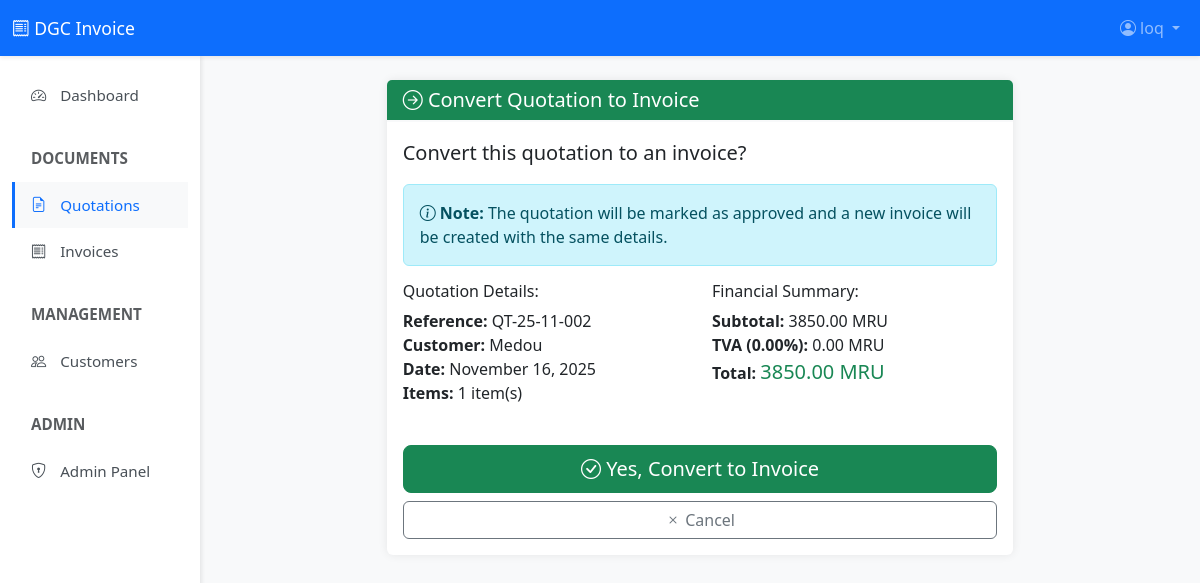
The page /quotations/2/convert/ (signed in) on the database its author committed.
### Invoice/models.py (models this page shows, shortened)
class Document(models.Model):
    DOCUMENT_TYPE_CHOICES = [
        ('quotation', 'Quotation'),
        ('invoice', 'Invoice'),
    ]
    STATUS_CHOICES = [
        ('draft', 'Draft'),
        ('pending', 'Pending'),
        ('approved', 'Approved'),
        ('rejected', 'Rejected'),
        ('paid', 'Paid'),
        ('cancelled', 'Cancelled'),
    ]
    CURRENCY_CHOICES = [
        ('MRU', 'MRU - Mauritanian Ouguiya'),
        ('USD', 'USD - US Dollar'),
        ('EUR', 'EUR - Euro'),
    ]
    document_type = models.CharField(
        max_length=20,
        choices=DOCUMENT_TYPE_CHOICES,
        default='quotation',
        help_text="Type of document"
    )
    reference = models.CharField(
        max_length=50,
        unique=True,
        help_text="Auto-generated: QT-YY-MM-XXX or IN-YY-MM-XXX"
    )
    date = models.DateField(default=datetime.now)
    customer = models.ForeignKey(
        Customer,
        on_delete=models.PROTECT,
        null=True,
        blank=True,
        related_name='documents',
        help_text="Link to customer database (optional)"
    )
    customer_name = models.CharField(max_length=200, help_text="Customer name (required)")
    customer_location = models.CharField(max_length=300, blank=True)
    customer_phone = models.CharField(max_length=20, blank=True)
    customer_po_ref = models.CharField(
        max_length=100,
        blank=True,
        verbose_name="Customer PO Reference",
        help_text="Customer's Purchase Order reference (for invoices)"
    )
    work_delivery = models.TextField(
        blank=True,
        verbose_name="Work Delivery Terms",
        help_text="Delivery terms (quotations only)"
    )
    payment_terms = models.TextField(
        blank=True,
        verbose_name="Payment Terms",
        help_text="Payment conditions (quotations only)"
    )
    currency = models.CharField(
        max_length=10,
        choices=CURRENCY_CHOICES,
        default='MRU'
    )
    tva_rate = models.DecimalField(
        max_digits=5,
        decimal_places=2,
        default=Decimal('0.00'),
        validators=[MinValueValidator(Decimal('0.00')), MaxValueValidator(Decimal('100.00'))],
        verbose_name="TVA Rate (%)",
        help_text="Tax rate in percentage"
    )
    amount_in_words = models.TextField(
        blank=True,
        help_text="Amount written in words (invoices only)"
    )
    status = models.CharField(
        max_length=20,
        choices=STATUS_CHOICES,
        default='draft'
    )
    converted_to_invoice = models.OneToOneField(
        'self',
        on_delete=models.SET_NULL,
        null=True,
        blank=True,
        related_name='source_quotation',
        help_text="Invoice created from this quotation"
    )
    approved_by = models.ForeignKey(
        User,
        on_delete=models.SET_NULL,
        null=True,
        blank=True,
        related_name='approved_documents'
    )
    approved_at = models.DateTimeField(null=True, blank=True)
    rejected_by = models.ForeignKey(
        User,
        on_delete=models.SET_NULL,
        null=True,
        blank=True,
        related_name='rejected_documents'
    )
    rejected_at = models.DateTimeField(null=True, blank=True)
    notes = models.TextField(
        blank=True,
        help_text="Internal notes (not shown on document)"
    )
    footer_text = models.TextField(
        blank=True,
        help_text="Additional text for document footer"
    )
    created_by = models.ForeignKey(
        User,
        on_delete=models.PROTECT,
        related_name='created_documents'
    )
    created_at = models.DateTimeField(auto_now_add=True)
    updated_at = models.DateTimeField(auto_now=True)
    class Meta:
        ordering = ['-date', '-created_at']
        indexes = [
            models.Index(fields=['-date']),
            models.Index(fields=['status']),
            models.Index(fields=['document_type']),
            models.Index(fields=['reference']),
            models.Index(fields=['customer']),
        ]
        verbose_name = "Document"
        verbose_name_plural = "Documents"
    @property
    def subtotal(self):
        return sum(item.total_price for item in self.items.all())
    @property
    def tva_amount(self):
        return (self.subtotal * self.tva_rate) / Decimal('100')
    @property
    def total(self):
        return self.subtotal + self.tva_amount

class DocumentItem(models.Model):
    UNIT_CHOICES = [
        ('PC', 'PC'),
        ('Unit', 'Unit'),
        ('Hour', 'Hour'),
        ('Day', 'Day'),
        ('Month', 'Month'),
        ('Set', 'Set'),
        ('Box', 'Box'),
        ('Kg', 'Kg'),
        ('Meter', 'Meter'),
        ('Liter', 'Liter'),
    ]
    document = models.ForeignKey(
        Document,
        on_delete=models.CASCADE,
        related_name='items'
    )
    item_number = models.PositiveIntegerField(
        help_text="Line item number (auto-generated)"
    )
    description = models.TextField(
        help_text="Description of the item/service"
    )
    unit = models.CharField(
        max_length=10,
        choices=UNIT_CHOICES,
        default='PC'
    )
    quantity = models.PositiveIntegerField(
        default=1,
        validators=[MinValueValidator(1)]
    )
    unit_price = models.DecimalField(
        max_digits=12,
        decimal_places=2,
        validators=[MinValueValidator(Decimal('0.00'))],
        help_text="Price per unit"
    )
    class Meta:
        ordering = ['item_number']
        unique_together = ['document', 'item_number']
        indexes = [
            models.Index(fields=['document', 'item_number']),
        ]
    @property
    def total_price(self):
        return self.quantity * self.unit_price

### Invoice/views.py (the view, shortened to what this page needs)
# urls.py: path('quotations/<int:pk>/convert/', views.quotation_convert_to_invoice, name='quotation_convert'),
@login_required
@user_passes_test(lambda u: u.is_staff)
def quotation_convert_to_invoice(request, pk):
    import traceback
    quotation = get_object_or_404(Document, pk=pk, document_type='quotation')
    print("\n" + "=" * 80)
    print(f"VIEW: Starting conversion process for quotation {quotation.reference}")
    print(f"      User: {request.user.username}")
    print(f"      Quotation PK: {quotation.pk}")
    print(f"      Items count: {quotation.items.count()}")
    print("=" * 80 + "\n")
    return render(request, 'invoices/quotation_convert_confirm.html', {
        'quotation': quotation
    })

### Invoice/templates/invoices/quotation_convert_confirm.html (shortened to what this page needs)
{% extends 'invoices/base.html' %}
{% block content %}
<div class="row justify-content-center">
    <div class="col-lg-8">
        <div class="card border-success">
            <div class="card-header bg-success text-white">
                <h5 class="mb-0">
                    <i class="bi bi-arrow-right-circle"></i>
                    Convert Quotation to Invoice
                </h5>
            </div>
            <div class="card-body">
                <p class="lead">Convert this quotation to an invoice?</p>
                <div class="alert alert-info">
                    <i class="bi bi-info-circle"></i>
                    <strong>Note:</strong> The quotation will be marked as approved and a new invoice will be created with the same details.
                </div>
                <div class="row mb-4">
                    <div class="col-md-6">
                        <h6>Quotation Details:</h6>
                        <ul class="list-unstyled">
                            <li><strong>Reference:</strong> {{ quotation.reference }}</li>
                            <li><strong>Customer:</strong> {{ quotation.customer_name }}</li>
                            <li><strong>Date:</strong> {{ quotation.date|date:"F d, Y" }}</li>
                            <li><strong>Items:</strong> {{ quotation.items.count }} item(s)</li>
                        </ul>
                    </div>
                    <div class="col-md-6">
                        <h6>Financial Summary:</h6>
                        <ul class="list-unstyled">
                            <li><strong>Subtotal:</strong> {{ quotation.subtotal|floatformat:2 }} {{ quotation.currency }}</li>
                            <li><strong>TVA ({{ quotation.tva_rate }}%):</strong> {{ quotation.tva_amount|floatformat:2 }} {{ quotation.currency }}</li>
                            <li><strong>Total:</strong> <span class="text-success fs-5">{{ quotation.total|floatformat:2 }} {{ quotation.currency }}</span></li>
                        </ul>
                    </div>
                </div>
                <form method="post">
                    <div class="d-grid gap-2">
                        <button type="submit" class="btn btn-success btn-lg">
                            <i class="bi bi-check-circle"></i> Yes, Convert to Invoice
                        </button>
                        <a href="{% url 'document_detail' quotation.pk %}" class="btn btn-outline-secondary">
                            <i class="bi bi-x"></i> Cancel
                        </a>
                    </div>
                </form>
            </div>
        </div>
    </div>
</div>
{% endblock %}

### Invoice/templates/invoices/base.html (shortened to what this page needs)
<!DOCTYPE html>
<html lang="en">
<head>
    <link href="https://cdn.jsdelivr.net/npm/bootstrap@5.3.0/dist/css/bootstrap.min.css" rel="stylesheet">
    <link rel="stylesheet" href="https://cdn.jsdelivr.net/npm/bootstrap-icons@1.10.0/font/bootstrap-icons.css">
</head>
<body>
    {% if user.is_authenticated %}
    <nav class="navbar navbar-expand-lg navbar-dark bg-primary sticky-top">
        <div class="container-fluid">
            <a class="navbar-brand ms-2 ms-lg-0" href="{% url 'dashboard' %}">
                <i class="bi bi-receipt"></i> <span class="d-none d-sm-inline">DGC Invoice</span><span class="d-inline d-sm-none">DGC</span>
            </a>
            <div class="collapse navbar-collapse" id="navbarNav">
                <ul class="navbar-nav ms-auto">
                    <li class="nav-item dropdown">
                        <a class="nav-link dropdown-toggle" href="#" role="button" data-bs-toggle="dropdown">
                            <i class="bi bi-person-circle"></i>
                            <span class="d-none d-md-inline">{{ user.get_full_name|default:user.username }}</span>
                        </a>
                    </li>
                </ul>
            </div>
        </div>
    </nav>
    <div class="container-fluid">
        <div class="row">
            <nav class="col-lg-2 d-none d-lg-block sidebar no-print">
                <div class="position-sticky pt-3">
                    <ul class="nav flex-column">
                        <li class="nav-item">
                            <a class="nav-link {% if request.resolver_match.url_name == 'dashboard' %}active{% endif %}"
                               href="{% url 'dashboard' %}">
                                <i class="bi bi-speedometer2"></i> Dashboard
                            </a>
                        </li>
                        <li class="nav-item mt-3">
                            <span class="nav-link text-muted fw-bold small">DOCUMENTS</span>
                        </li>
                        <li class="nav-item">
                            <a class="nav-link {% if 'quotation' in request.path %}active{% endif %}"
                               href="{% url 'quotation_list' %}">
                                <i class="bi bi-file-earmark-text"></i> Quotations
                            </a>
                        </li>
                        <li class="nav-item">
                            <a class="nav-link {% if 'invoice' in request.path %}active{% endif %}"
                               href="{% url 'invoice_list' %}">
                                <i class="bi bi-receipt"></i> Invoices
                            </a>
                        </li>
                        <li class="nav-item mt-3">
                            <span class="nav-link text-muted fw-bold small">MANAGEMENT</span>
                        </li>
                        <li class="nav-item">
                            <a class="nav-link {% if 'customer' in request.path %}active{% endif %}"
                               href="{% url 'customer_list' %}">
                                <i class="bi bi-people"></i> Customers
                            </a>
                        </li>
                        {% if user.is_staff %}
                        <li class="nav-item mt-3">
                            <span class="nav-link text-muted fw-bold small">ADMIN</span>
                        </li>
                        <li class="nav-item">
                            <a class="nav-link" href="/admin/">
                                <i class="bi bi-shield-lock"></i> Admin Panel
                            </a>
                        </li>
                        {% endif %}
                    </ul>
                </div>
            </nav>
            <main class="col-lg-10 ms-sm-auto main-content">
                {% block content %}{% endblock %}
            </main>
        </div>
    </div>
    {% else %}
    {% block public_content %}{% endblock %}
    {% endif %}
</body>
</html>

### Invoice/templates/invoices/base.html (style rules this page uses)
:root { --primary-color: #0d6efd; --secondary-color: #6c757d; --success-color: #198754; --danger-color: #dc3545; --warning-color: #ffc107; --info-color: #0dcaf0; }
body { font-family: 'Segoe UI', Tahoma, Geneva, Verdana, sans-serif; background-color: #f8f9fa; }
.navbar { box-shadow: 0 2px 4px rgba(0,0,0,.08); }
.navbar-brand { font-size: 1.1rem; }
.sidebar { min-height: calc(100vh - 56px); background-color: #fff; box-shadow: 2px 0 4px rgba(0,0,0,.08); position: sticky; top: 56px; overflow-y: auto; }
.sidebar .nav-link { color: #495057; padding: 0.75rem 1rem; border-left: 3px solid transparent; transition: all 0.3s; font-size: 0.95rem; }
.sidebar .nav-link:hover, .sidebar .nav-link.active { background-color: #f8f9fa; border-left-color: var(--primary-color); color: var(--primary-color); }
.sidebar .nav-link i { width: 20px; margin-right: 10px; }
.main-content { padding: 1.5rem; }
.card { border: none; box-shadow: 0 0 10px rgba(0,0,0,.08); margin-bottom: 1.5rem; }
.card-header { background-color: #fff; border-bottom: 2px solid #f8f9fa; font-weight: 600; font-size: 1rem; }

### rows shown on the page
Document: reference "QT-25-11-002", customer_name "Medou", date "November 16, 2025", items.count "1", subtotal "3850.00", currency "MRU", tva_rate "0.00", tva_amount "0.00", total "3850.00"

### other values the page prints
{{ user.get_full_name|default:user.username }} "loq"
